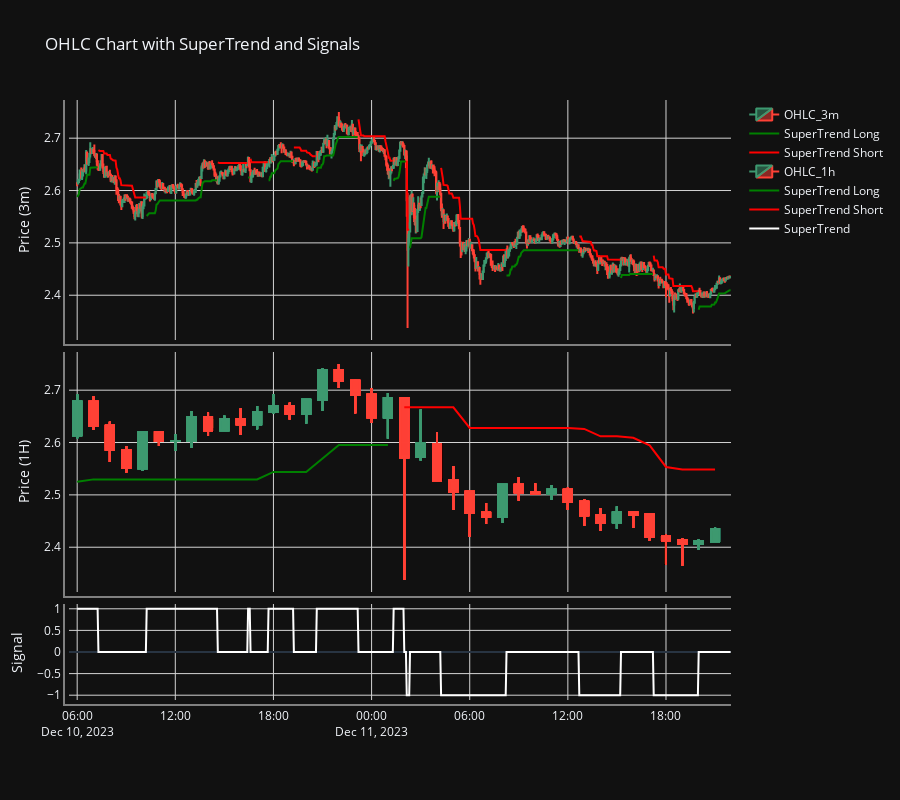

The notebook cell saved with this chart:
### Code cell
import plotly.graph_objects as go
from plotly.subplots import make_subplots

def add_signal_trace(fig, df, row, col):
    # Add the signal line
    fig.add_trace(go.Scatter(x=df['date'], y=df['signal'],
                         mode='lines',
                         name='SuperTrend',
                         line=dict(color="white")),
              row=row, col=col)

def add_candlestick_trace(fig, df, row, col, name_suffix, timeframe_suffix=''):
    fig.add_trace(go.Candlestick(
        x=df[f'date{timeframe_suffix}'],
        open=df[f'open{timeframe_suffix}'],
        high=df[f'high{timeframe_suffix}'],
        low=df[f'low{timeframe_suffix}'],
        close=df[f'close{timeframe_suffix}'],
        name=f"OHLC_{name_suffix}"),
        row=row, col=col)

def add_supertrend_traces(fig, df, row, col, timeframe_suffix='', color_long='green', color_short='red'):
    fig.add_trace(go.Scatter(
        x=df[f'date{timeframe_suffix}'],
        y=df[f'SUPERTl_50_3.0{timeframe_suffix}'],
        mode='lines',
        name='SuperTrend Long',
        line=dict(color=color_long)),
        row=row, col=col)

    fig.add_trace(go.Scatter(
        x=df[f'date{timeframe_suffix}'],
        y=df[f'SUPERTs_50_3.0{timeframe_suffix}'],
        mode='lines',
        name='SuperTrend Short',
        line=dict(color=color_short)),
        row=row, col=col)

# Data Preparation
candles = candles.tail(800)

# Create Subplots
fig = make_subplots(rows=3, cols=1, shared_xaxes=True, vertical_spacing=0.02,
                    row_heights=[0.5, 0.5, 0.2])

# Add Traces
add_candlestick_trace(fig, candles, 1, 1, '3m')
add_supertrend_traces(fig, candles, 1, 1)

add_candlestick_trace(fig, candles, 2, 1, '1h', second_timeframe)
add_supertrend_traces(fig, candles, 2, 1, second_timeframe)

add_signal_trace(fig, candles, 3, 1)

# Style Improvements
fig.update_layout(
    height=800,
    title_text="OHLC Chart with SuperTrend and Signals",
    yaxis_title='Price',
    xaxis_rangeslider_visible=False,
    template="plotly_dark",  # For a dark theme
    font=dict(size=12),
    margin=dict(l=50, r=50, b=100, t=100, pad=4)
)

# Update x-axis and grid properties
fig.update_xaxes(showline=True, linewidth=2, linecolor='grey', gridcolor='lightgrey', rangeslider_visible=False)
fig.update_yaxes(showline=True, linewidth=2, linecolor='grey', gridcolor='lightgrey')
# Update y-axis titles
fig.update_yaxes(title_text="Price (3m)", row=1, col=1)
fig.update_yaxes(title_text="Price (1H)", row=2, col=1)
fig.update_yaxes(title_text="Signal", row=3, col=1)

# Show the figure
fig.show()

### Figure 1 — Plotly figure (JSON) as saved in the notebook; plotly's stock layout.template omitted (floating-point values rounded to 4 significant figures; data arrays with more than 128 entries replaced by an {"elided": "..."} marker saying what was removed)
{"data": [{"close": {"elided": "800 float values"}, "high": {"elided": "800 float values"}, "low": {"elided": "800 float values"}, "name": "OHLC_3m", "open": {"elided": "800 float values"}, "x": {"elided": "800 str values"}, "type": "candlestick", "xaxis": "x", "yaxis": "y"}, {"line": {"color": "green"}, "mode": "lines", "name": "SuperTrend Long", "x": {"elided": "800 str values"}, "y": {"elided": "800 float values"}, "type": "scatter", "xaxis": "x", "yaxis": "y"}, {"line": {"color": "red"}, "mode": "lines", "name": "SuperTrend Short", "x": {"elided": "800 str values"}, "y": {"elided": "800 float values"}, "type": "scatter", "xaxis": "x", "yaxis": "y"}, {"close": {"elided": "800 float values"}, "high": {"elided": "800 float values"}, "low": {"elided": "800 float values"}, "name": "OHLC_1h", "open": {"elided": "800 float values"}, "x": {"elided": "800 str values"}, "type": "candlestick", "xaxis": "x2", "yaxis": "y2"}, {"line": {"color": "green"}, "mode": "lines", "name": "SuperTrend Long", "x": {"elided": "800 str values"}, "y": {"elided": "800 float values"}, "type": "scatter", "xaxis": "x2", "yaxis": "y2"}, {"line": {"color": "red"}, "mode": "lines", "name": "SuperTrend Short", "x": {"elided": "800 str values"}, "y": {"elided": "800 float values"}, "type": "scatter", "xaxis": "x2", "yaxis": "y2"}, {"line": {"color": "white"}, "mode": "lines", "name": "SuperTrend", "x": {"elided": "800 str values"}, "y": {"elided": "800 int values"}, "type": "scatter", "xaxis": "x3", "yaxis": "y3"}], "layout": {"xaxis": {"anchor": "y", "domain": [0.0, 1.0], "matches": "x3", "showticklabels": false, "rangeslider": {"visible": false}, "showline": true, "linewidth": 2, "linecolor": "grey", "gridcolor": "lightgrey"}, "yaxis": {"anchor": "x", "domain": [0.6, 1.0], "title": {"text": "Price (3m)"}, "showline": true, "linewidth": 2, "linecolor": "grey", "gridcolor": "lightgrey"}, "xaxis2": {"anchor": "y2", "domain": [0.0, 1.0], "matches": "x3", "showticklabels": false, "rangeslider": {"visible": false}, "showline": true, "linewidth": 2, "linecolor": "grey", "gridcolor": "lightgrey"}, "yaxis2": {"anchor": "x2", "domain": [0.18, 0.58], "showline": true, "linewidth": 2, "linecolor": "grey", "gridcolor": "lightgrey", "title": {"text": "Price (1H)"}}, "xaxis3": {"anchor": "y3", "domain": [0.0, 1.0], "rangeslider": {"visible": false}, "showline": true, "linewidth": 2, "linecolor": "grey", "gridcolor": "lightgrey"}, "yaxis3": {"anchor": "x3", "domain": [0.0, 0.16], "showline": true, "linewidth": 2, "linecolor": "grey", "gridcolor": "lightgrey", "title": {"text": "Signal"}}, "title": {"text": "OHLC Chart with SuperTrend and Signals"}, "font": {"size": 12}, "margin": {"l": 50, "r": 50, "b": 100, "t": 100, "pad": 4}, "height": 800}}
